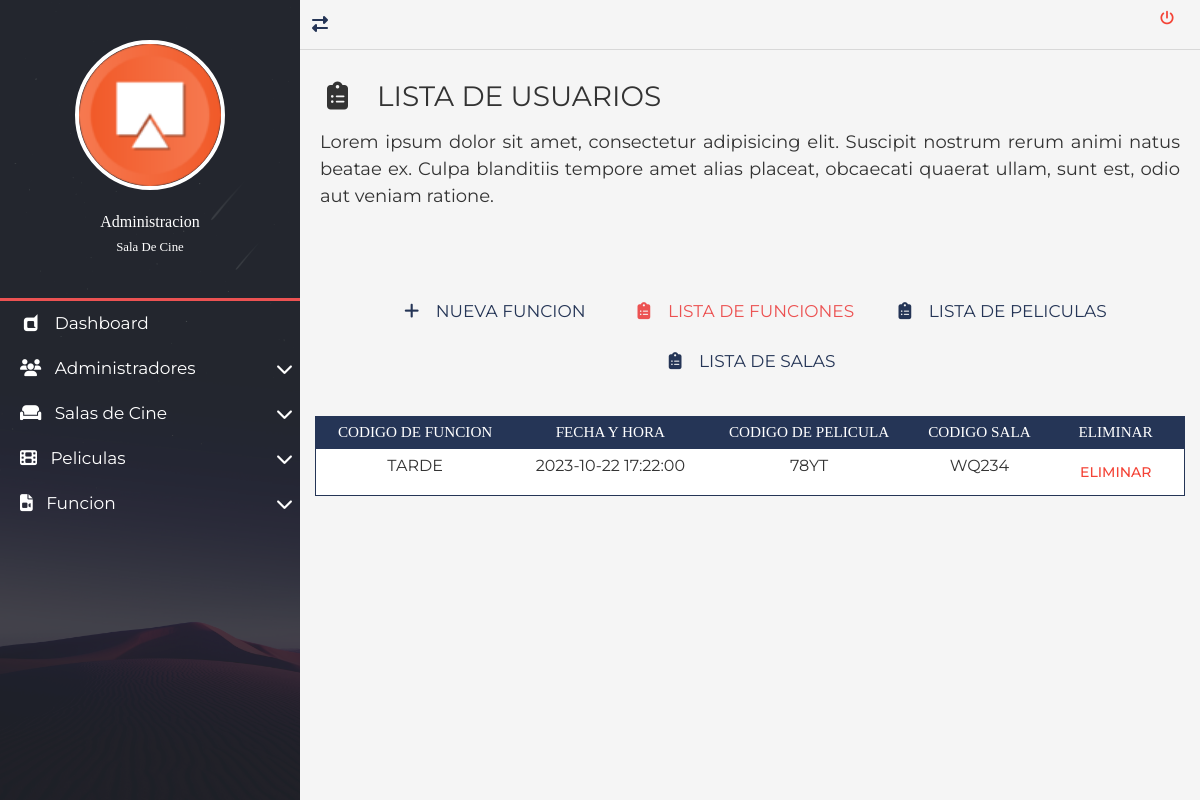
Before: /views/funcion/funcion-list.php with the older database file.
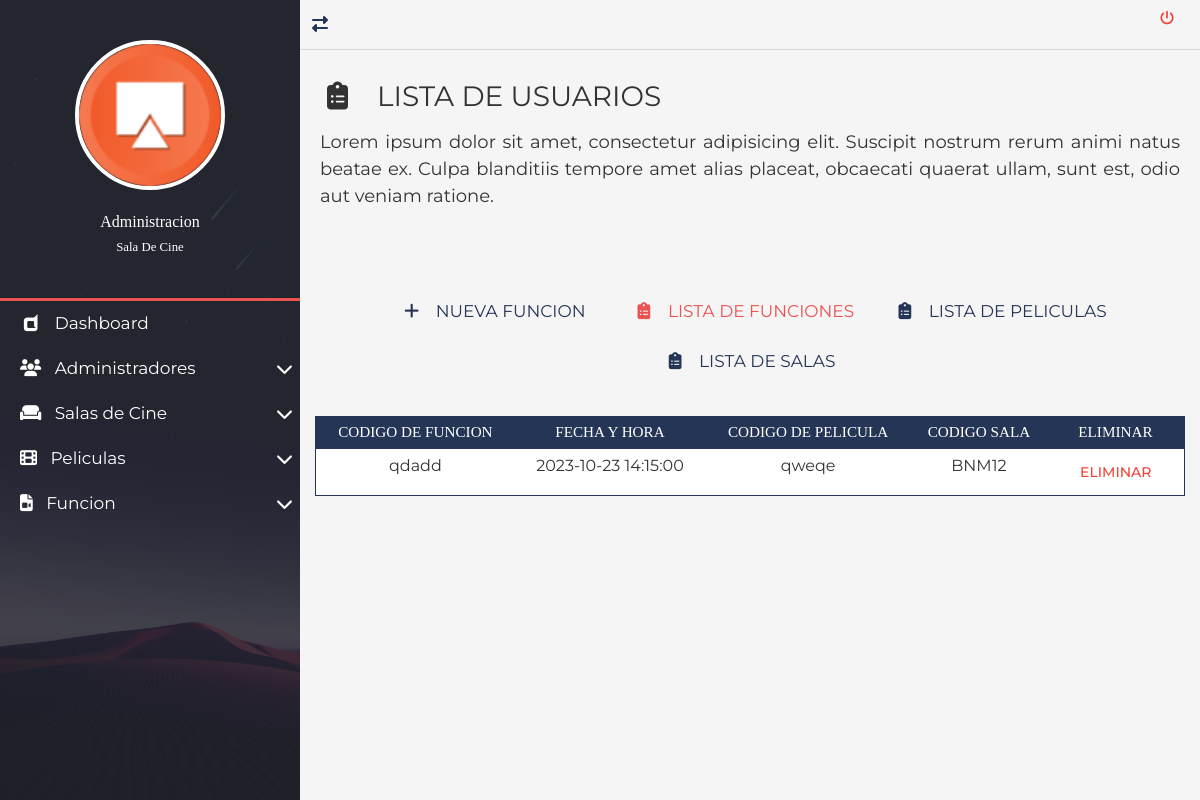
After: the same page with the newer database file.
### tables this page shows
CREATE TABLE `funcion` (
  `codigo` varchar(100) NOT NULL,
  `fecha` datetime NOT NULL,
  `codigoPelicula` varchar(80) NOT NULL,
  `codigoSala` varchar(50) NOT NULL
);

### views/administradores/conexion.php (called while the page is built, shortened)
<?php
class conexion{
	public function conectar(){
		$this->link = new mysqli('localhost','root','','cine');
		return $this->link;
	}
}
?>

### views/funcion/funcion.php (called while the page is built, shortened)
<?php
class funcion
{
    private $link;
    function __construct($link)
    {
        $this->link = $link;
    }
    public function listar()
    {
        $sql = 'SELECT * FROM funcion';
        $result = $this->link->query($sql);
        $arr = array();
        while ($fil = $result->fetch_assoc()) $arr[] = $fil;
        return ($arr);
    }
}

### views/funcion/funcion-list.php (the view, shortened to what this page needs)
<?php
require_once("../administradores/conexion.php");
require_once("./funcion.php");
$con = new conexion();
$fun = new funcion($con->conectar());
$arr = $fun->listar($con->conectar());
?>
<!DOCTYPE html>
<html lang="es">
<head>
	<link rel="stylesheet" href="../css/normalize.css">
	<link rel="stylesheet" href="../css/bootstrap.min.css">
	<link rel="stylesheet" href="../css/bootstrap-material-design.min.css">
	<link rel="stylesheet" href="../css/all.css">
	<link rel="stylesheet" href="../css/sweetalert2.min.css">
	<link rel="stylesheet" href="../css/jquery.mCustomScrollbar.css">
	<link rel="stylesheet" href="../css/style.css">
</head>
<body>
	<main class="full-box main-container">
		<section class="full-box nav-lateral">
			<div class="full-box nav-lateral-content">
				<figure class="full-box nav-lateral-avatar">
					<img src="../assets/avatar/cine.png" class="img-fluid" alt="Avatar">
					<figcaption class="roboto-medium text-center">
						Administracion <br><small class="roboto-condensed-light">Sala De Cine</small>
					</figcaption>
				</figure>
				<div class="full-box nav-lateral-bar"></div>
				<nav class="full-box nav-lateral-menu">
					<ul>
						<li>
							<a href="../home.php"><i class="fab fa-dashcube fa-fw"></i> &nbsp; Dashboard</a>
						</li>
						<li>
							<a href="#" class="nav-btn-submenu"><i class="fas fa-users fa-fw"></i> &nbsp; Administradores <i class="fas fa-chevron-down"></i></a>
						</li>
						<li>
							<a href="#" class="nav-btn-submenu"><i class="fas fa-couch"></i> &nbsp; Salas de Cine <i class="fas fa-chevron-down"></i></a>
						</li>
						<li>
							<a href="#" class="nav-btn-submenu"><i class="fas fa-film"></i> &nbsp; Peliculas <i class="fas fa-chevron-down"></i></a>
						</li>
						<li>
							<a href="#" class="nav-btn-submenu"><i class="fas fa-file-video"></i> &nbsp; Funcion <i class="fas fa-chevron-down"></i></a>
						</li>
					</ul>
				</nav>
			</div>
		</section>
		<section class="full-box page-content">
			<nav class="full-box navbar-info">
				<a href="#" class="float-left show-nav-lateral">
					<i class="fas fa-exchange-alt"></i>
				</a>
				<form action="../login.php" method="post">
					<button type="submit" name="cerrar" class="btn btn-danger"><i class="fas fa-power-off"></i></button>
				</form>
			</nav>
			<div class="full-box page-header">
				<h3 class="text-left">
					<i class="fas fa-clipboard-list fa-fw"></i> &nbsp; LISTA DE USUARIOS
				</h3>
				<p class="text-justify">
					Lorem ipsum dolor sit amet, consectetur adipisicing elit. Suscipit nostrum rerum animi natus beatae ex. Culpa blanditiis tempore amet alias placeat, obcaecati quaerat ullam, sunt est, odio aut veniam ratione.
				</p>
			</div>
			<div class="container-fluid">
				<ul class="full-box list-unstyled page-nav-tabs">
					<li>
						<a href="./funcion-new.php"><i class="fas fa-plus fa-fw"></i> &nbsp; NUEVA FUNCION</a>
					</li>
					<li>
						<a class="active" href="./funcion-list.php"><i class="fas fa-clipboard-list fa-fw"></i> &nbsp; LISTA DE FUNCIONES</a>
					</li>
					<li>
						<a href="../peliculas/pelicula-list.php"><i class="fas fa-clipboard-list fa-fw"></i> &nbsp; LISTA DE PELICULAS</a>
					</li>
					<li>
						<a href="../salas/sala-list.php"><i class="fas fa-clipboard-list fa-fw"></i> &nbsp; LISTA DE SALAS</a>
					</li>
				</ul>
			</div>
			<div class="container-fluid">
				<div class="table-responsive">
					<table class="table table-dark table-sm">
						<thead>
							<tr class="text-center roboto-medium">
								<th>CODIGO DE FUNCION</th>
								<th>FECHA Y HORA</th>
								<th>CODIGO DE PELICULA</th>
								<th>CODIGO SALA</th>
								<th>ELIMINAR</th>
							</tr>
						</thead>
						<tbody>
							<?php
							for ($i = 0; $i < count($arr); $i++) {
							?>
								<tr class="text-center">
									<td><?php echo $arr[$i]['codigo'] ?></td>
									<td><?php echo $arr[$i]['fecha'] ?></td>
									<td><?php echo $arr[$i]['codigoPelicula'] ?></td>
									<td><?php echo $arr[$i]['codigoSala'] ?></td>
									<td>
										<form method="post" action="">
											<button class="btn btn-danger" type="submit" name="eliminar">Eliminar</button>
										</form>
									</td>
								</tr>
							<?php
							}
							?>
						</tbody>
					</table>
				</div>
			</div>
		</section>
	</main>
</body>
</html>

### views/css/all.css (style rules this page uses)
.fa, .fas, .far, .fal, .fab { -moz-osx-font-smoothing: grayscale; -webkit-font-smoothing: antialiased; display: inline-block; font-style: normal; font-variant: normal; text-rendering: auto; line-height: 1; }
.fa-fw { text-align: center; width: 1.25em; }
.fa-chevron-down:before { content: "\f078"; }
.fa-clipboard-list:before { content: "\f46d"; }
.fa-couch:before { content: "\f4b8"; }
.fa-dashcube:before { content: "\f210"; }
.fa-exchange-alt:before { content: "\f362"; }
.fa-file-video:before { content: "\f1c8"; }
.fa-film:before { content: "\f008"; }
.fa-plus:before { content: "\f067"; }
.fa-power-off:before { content: "\f011"; }
.fa-users:before { content: "\f0c0"; }
.fab { font-family: 'Font Awesome 5 Brands'; }
.fa, .fas { font-family: 'Font Awesome 5 Free'; font-weight: 900; }

### views/css/style.css (style rules this page uses)
:root { --color-one: #F5F5F5; --color-two: #24292E; --color-three: #EC5252; --form-color: #14111A; --accent-color: #253556; --border-color: #D8D8D8; }
body,html { font-family: 'Montserrat', sans-serif; width: 100vw; height: 100vh; background-color: var(--color-one); color: #333; font-size: 16px; }
.full-box { margin: 0; padding: 0; box-sizing: border-box; width: 100%; }
.page-header { padding: 30px 20px 60px 20px; }
.page-header > :nth-child(1) { padding-bottom: 7px; }
.page-header > :nth-child(2) { font-size: 18px; }
.page-nav-tabs { display: flex; justify-content: center; flex-wrap: wrap; margin-bottom: 30px; }
.page-nav-tabs li, .page-nav-tabs li a { height: 40px; line-height: 40px; }
.page-nav-tabs li { margin: 5px 20px; }
.page-nav-tabs li a { color: var(--accent-color); font-size: 17px; min-width: 200px; width: auto; display: block; text-align: center; user-select: none; transition: all .2s ease-in-out; border-bottom: 2px solid transparent; }
.page-nav-tabs li a.active { color: var(--color-three); cursor: none; pointer-events: none; }
.table .btn { margin-bottom: 0; }
.table thead th { color: #FFF; }
.table tbody tr { color: #333; transition: all .2s ease-in-out; }
.table-dark, .table { background-color: #fff; }
.table-dark { border: 1px solid var(--accent-color); }
.table-dark thead tr { background-color: var(--accent-color); }
.table-dark td, .table-dark thead th, .table-dark th { border: none; }
table form { margin-bottom: 0; }
.roboto-medium { font-family: 'roboto_medium_regular'; }
.roboto-condensed-light { font-family: 'roboto_condensed_light'; }
.main-container { height: 100%; position: absolute; top: 0; left: 0; overflow: hidden; }
.page-content, .nav-lateral { height: 100%; overflow: hidden; }
.page-content { position: relative; padding-left: 300px; transition: all .2s ease-in-out; padding-bottom: 20px; }
.nav-lateral { width: 300px; position: absolute; top: 0; left: 0; z-index: 1; transition: all .2s ease-in-out; background-image: url('../assets/img/nav-font.jpg'); background-position: center center; background-size: cover; }
.nav-lateral-content { max-width: 300px; height: 100%; background-color: rgba(36, 41, 46, .8); }
.nav-lateral-bar { height: 3px; background-color: var(--color-three); }
.nav-lateral-avatar { padding: 40px 0; }
.nav-lateral-avatar img { width: 50%; margin: 0 auto; display: block; border: 4px solid #FFF; border-radius: 100%; }
.nav-lateral-avatar figcaption { margin-top: 20px; color: #FFF; }
.nav-lateral-menu { height: auto; }
.nav-lateral-menu ul { margin: 0; padding: 0; list-style: none; }
.nav-lateral-menu ul li { width: 100%; height: auto; }
.nav-lateral-menu ul li a { display: block; width: 100%; height: 45px; line-height: 45px; text-decoration: none; color: #FFF; font-size: 17px; box-sizing: border-box; padding-left: 20px; transition: all .2s ease-in-out; }
.nav-lateral-menu .fa-chevron-down, .nav-lateral-menu .fa-chevron-up { float: right; height: 45px; line-height: 45px; margin-right: 7px; transition: all .2s ease-in-out; }
.navbar-info { height: 50px; border-bottom: 1px solid var(--border-color); text-align: right; padding-right: 10px; }
.navbar-info a { color: var(--accent-color); height: 50px; min-width: 40px; text-align: center; line-height: 50px; display: inline-block; transition: all .2s ease-out; user-select: none; }

Changed rows visible on the page:
removed funcion: codigo "TARDE", fecha "2023-10-22 17:22:00", codigoPelicula "78YT", codigoSala "WQ234"
added funcion: codigo "qdadd", fecha "2023-10-23 14:15:00", codigoPelicula "qweqe", codigoSala "BNM12"
